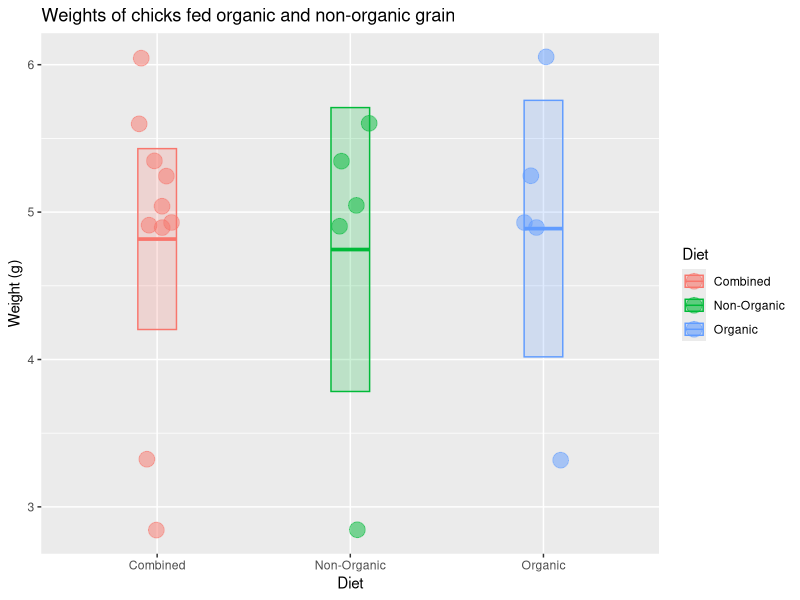

This figure's R source:
## ---- chunk 1
k <- c(6.05, 4.89, 3.32, 4.93, 5.25, 5.04, 4.91, 2.84, 5.60, 5.34)
## ---- chunk 2
 length(k)  # sample size
 10
 median(k)  # median value
 4.985
 mean(k)    # mean value
 4.817
 sd(k)      # standard deviation
 0.9899725
## ---- chunk 3
sem <- sd(k) / sqrt(k) # standard error of the mean
sem

mean(k) + 1.96 * sem                             # upper limit
mean(k) - 1.96 * sem                             # lower limit
c(mean(k) + 1.96 * sem, mean(k) - 1.96 * sem)    # both limits combined
## ---- chunk 4
 mean(k) + 1.96 * sem                             # upper limit
 5.430591
 mean(k) - 1.96 * sem                             # lower limit
 4.203409
 c(mean(k) + 1.96 * sem, mean(k) - 1.96 * sem)    # both limits combined
 5.430591; 4.203409
## ---- chunk 5
x<-k
library(tidyverse)

# check to make sure you did the part above correctly
# if not, generate some fake k data
if (!exists("k") | !is.numeric(k) | !length(k) == 10) k <- rep(1, 10)

# put the chick data into a data frame
chick_data <-
  tibble::tibble(
    diet = rep(c("Combined", "Combined", "Organic", "Non-Organic"), each = 5),
    weight = c(k, k)
  )

# summarize the chick weights by diet
chick_summary <-
  chick_data %>% 
  group_by(diet) %>% 
  summarize(
    mean = mean(weight),
    median = median(weight),
    sd = sd(weight),
    n = n(),
    sem = sd / sqrt(n),
    upper = mean + 1.96 * sem,   # upper confidence limit
    lower = mean - 1.96 * sem,   # lower confidence limit
    .groups = "drop"
  )

# plot chick weights
ggplot(chick_data, aes(x = diet, y = weight, color = diet, fill = diet)) +
  geom_jitter(size = 5, shape = 21, alpha = 0.5, width = 0.1) +
  geom_crossbar(
    mapping = aes(ymin = lower, ymax = upper, y = mean), 
    data = chick_summary,
    width = 0.2, alpha = 0.2
  ) +
  labs(
    title = "Weights of chicks fed organic and non-organic grain",
    x = "Diet",
    color = "Diet",
    fill = "Diet",
    y = "Weight (g)"
  )

